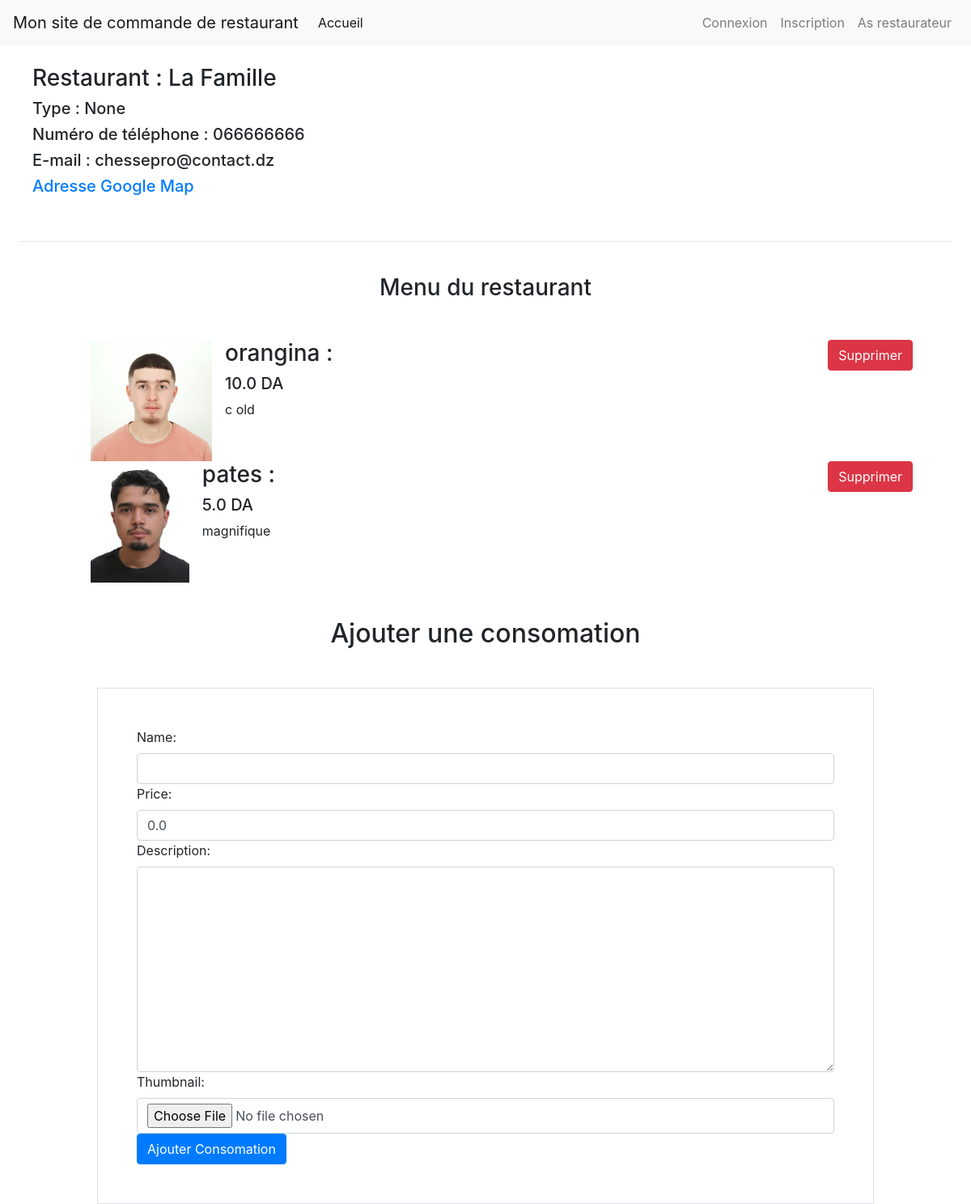
The app's page /register/restaurateur/espace_restaurant/1 with its own data.
### app1/models.py (models this page shows, shortened)
class Restaurant(models.Model):
    proprietaire = models.ForeignKey('Restaurateur', on_delete=models.CASCADE, null=False, blank=True)
    resto_name = models.CharField(max_length=100)
    type = models.CharField(max_length=100, null=True, blank=True)
    phone_resto = models.CharField(max_length=15)
    mail_address = models.CharField(max_length=200)
    address = models.CharField(max_length=200)
    map_url = models.URLField(blank=True, null=True)

class Product(models.Model):
    name = models.CharField(max_length=128)
    slug = models.SlugField(unique=True, max_length=255, blank=True, null=True, editable=False)
    price = models.FloatField(default=0.0)
    description = models.TextField(blank=True)
    thumbnail = models.ImageField(upload_to="products", blank=True, null=True)
    restaurant = models.ForeignKey(Restaurant, on_delete=models.CASCADE, related_name='products')    # menu = models.ForeignKey(Menu, on_delete=models.CASCADE, related_name='products')

### app1/views.py (the view)
# urls.py: path('register/restaurateur/espace_restaurant/<int:pk>', views.espace_restaurant, name = 'espace_restaurant'),
def espace_restaurant(request, pk):
    resto = Restaurant.objects.get(id = pk)
    produits = Product.objects.filter(restaurant_id = resto.id)
    form = ProduitForm()
    return render(request, 'app1/espace_restaurant.html', context={"form": form, "resto": resto, "produits": produits})

### app1/forms.py
class ProduitForm(forms.ModelForm):
    class Meta:
        model = Product
        fields = ['name', 'price', 'description', 'thumbnail']

### templates/app1/espace_restaurant.html (shortened to what this page needs)
{% extends 'base.html' %}
{% block content %}
<div class="left m-3">
    <h3>Restaurant : {{resto.resto_name}}</h3>
    <h5>Type : {{resto.type}}</h5>
    <h5>Numéro de téléphone :  {{resto.phone_resto}}</h5>
    <h5>E-mail : {{resto.mail_address}}</h5>
    <h5><a href="{{ resto.map_url }}">Adresse Google Map</a></h5>
</div>
<br><hr><br>
<div>
    <center><h3>Menu du restaurant</h3></center>
    <ul class="m-5">
        {% if produits%}
        {% for produit in produits %}
        <li style="display:block;clear:both;">
            {% if produit.thumbnail%}
                <img src="{{ produit.thumbnail.url }}" alt="" height="150" class="float-left mr-3">
            {%endif%}
            <a href="{% url 'supprimer_produit' produit.id%}" class="btn btn-danger float-right">Supprimer</a>
            <h3>{{produit.name}} : </h3>
            <h5>{{produit.price}} DA</h5>
            <p>{{produit.description}}</p>
        </li>
        {% endfor %}
        {% else %}
        <center>Vous pouvez insérer à votre produit</center>
        {%endif%}
    </ul>
</div>
<div class="m-5">
<br><br>
<center><h2>Ajouter une consomation </h2></center>
    <form method="POST" action="{% url 'ajout_produit' resto.id %}" class="border p-5 m-5" enctype="multipart/form-data">
        {{ form.as_div }}
        <button type="submit" class="btn btn-primary">Ajouter Consomation</button>
    </form>
</div>
{% endblock %}

### templates/base.html (style rules this page uses)
html { height: 100%; }
body { background-size: cover; background-repeat: no-repeat; background-position: center center; height: 100%; }

### records on screen
Restaurant: resto_name "La Famille", type "None", phone_resto "066666666", mail_address "chessepro@contact.dz"
Product: thumbnail (picture), name "orangina", price "10.0", description "c old"
Product: thumbnail (picture), name "pates", price "5.0", description "magnifique"
